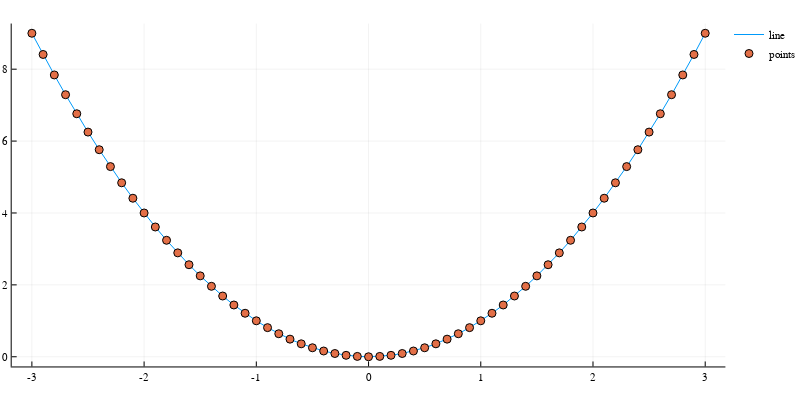

Notebook code cell kept with this figure:
### Code cell
plotlyjs(size=(800,800/2))
plot(x, y, label = "line")
scatter!(x, y, label="points")

### Figure 1 — Plotly figure (JSON) as saved in the notebook; plotly's stock layout.template omitted (floating-point values rounded to 4 significant figures)
{"data": [{"colorbar": {"title": ""}, "legendgroup": "line", "line": {"color": "rgba(0, 154, 250, 1.000)", "dash": "solid", "shape": "linear", "width": 1}, "mode": "lines", "name": "line", "showlegend": true, "type": "scatter", "x": [-3, -2.9, -2.8, -2.7, -2.6, -2.5, -2.4, -2.3, -2.2, -2.1, -2, -1.9, -1.8, -1.7, -1.6, -1.5, -1.4, -1.3, -1.2, -1.1, -1, -0.9, -0.8, -0.7, -0.6, -0.5, -0.4, -0.3, -0.2, -0.1, 0, 0.1, 0.2, 0.3, 0.4, 0.5, 0.6, 0.7, 0.8, 0.9, 1, 1.1, 1.2, 1.3, 1.4, 1.5, 1.6, 1.7, 1.8, 1.9, 2, 2.1, 2.2, 2.3, 2.4, 2.5, 2.6, 2.7, 2.8, 2.9, 3], "xaxis": "x1", "y": [9, 8.41, 7.84, 7.29, 6.76, 6.25, 5.76, 5.29, 4.84, 4.41, 4, 3.61, 3.24, 2.89, 2.56, 2.25, 1.96, 1.69, 1.44, 1.21, 1, 0.81, 0.64, 0.49, 0.36, 0.25, 0.16, 0.09, 0.04, 0.01, 0, 0.01, 0.04, 0.09, 0.16, 0.25, 0.36, 0.49, 0.64, 0.81, 1, 1.21, 1.44, 1.69, 1.96, 2.25, 2.56, 2.89, 3.24, 3.61, 4, 4.41, 4.84, 5.29, 5.76, 6.25, 6.76, 7.29, 7.84, 8.41, 9], "yaxis": "y1", "zmax": null, "zmin": null}, {"colorbar": {"title": ""}, "legendgroup": "points", "marker": {"color": "rgba(227, 111, 71, 1.000)", "line": {"color": "rgba(0, 0, 0, 1.000)", "width": 1}, "size": 8, "symbol": "circle"}, "mode": "markers", "name": "points", "showlegend": true, "type": "scatter", "x": [-3, -2.9, -2.8, -2.7, -2.6, -2.5, -2.4, -2.3, -2.2, -2.1, -2, -1.9, -1.8, -1.7, -1.6, -1.5, -1.4, -1.3, -1.2, -1.1, -1, -0.9, -0.8, -0.7, -0.6, -0.5, -0.4, -0.3, -0.2, -0.1, 0, 0.1, 0.2, 0.3, 0.4, 0.5, 0.6, 0.7, 0.8, 0.9, 1, 1.1, 1.2, 1.3, 1.4, 1.5, 1.6, 1.7, 1.8, 1.9, 2, 2.1, 2.2, 2.3, 2.4, 2.5, 2.6, 2.7, 2.8, 2.9, 3], "xaxis": "x1", "y": [9, 8.41, 7.84, 7.29, 6.76, 6.25, 5.76, 5.29, 4.84, 4.41, 4, 3.61, 3.24, 2.89, 2.56, 2.25, 1.96, 1.69, 1.44, 1.21, 1, 0.81, 0.64, 0.49, 0.36, 0.25, 0.16, 0.09, 0.04, 0.01, 0, 0.01, 0.04, 0.09, 0.16, 0.25, 0.36, 0.49, 0.64, 0.81, 1, 1.21, 1.44, 1.69, 1.96, 2.25, 2.56, 2.89, 3.24, 3.61, 4, 4.41, 4.84, 5.29, 5.76, 6.25, 6.76, 7.29, 7.84, 8.41, 9], "yaxis": "y1", "zmax": null, "zmin": null}], "layout": {"annotations": [], "height": 400, "legend": {"bgcolor": "rgba(255, 255, 255, 1.000)", "bordercolor": "rgba(0, 0, 0, 1.000)", "font": {"color": "rgba(0, 0, 0, 1.000)", "family": "sans-serif", "size": 11}, "tracegroupgap": 0, "x": 1, "y": 1}, "margin": {"b": 20, "l": 0, "r": 0, "t": 20}, "paper_bgcolor": "rgba(255, 255, 255, 1.000)", "plot_bgcolor": "rgba(255, 255, 255, 1.000)", "showlegend": true, "width": 800, "xaxis": {"anchor": "y1", "domain": [0.01603, 0.9951], "gridcolor": "rgba(0, 0, 0, 0.100)", "gridwidth": 0.5, "linecolor": "rgba(0, 0, 0, 1.000)", "mirror": false, "range": [-3.18, 3.18], "showgrid": true, "showline": true, "showticklabels": true, "tickangle": 0, "tickcolor": "rgb(0, 0, 0)", "tickfont": {"color": "rgba(0, 0, 0, 1.000)", "family": "sans-serif", "size": 11}, "tickmode": "array", "ticks": "inside", "ticktext": ["-3", "-2", "-1", "0", "1", "2", "3"], "tickvals": [-3, -2, -1, 0, 1, 2, 3], "title": "", "titlefont": {"color": "rgba(0, 0, 0, 1.000)", "family": "sans-serif", "size": 15}, "type": "-", "visible": true, "zeroline": false, "zerolinecolor": "rgba(0, 0, 0, 1.000)"}, "yaxis": {"anchor": "x1", "domain": [0.03762, 0.9902], "gridcolor": "rgba(0, 0, 0, 0.100)", "gridwidth": 0.5, "linecolor": "rgba(0, 0, 0, 1.000)", "mirror": false, "range": [-0.27, 9.27], "showgrid": true, "showline": true, "showticklabels": true, "tickangle": 0, "tickcolor": "rgb(0, 0, 0)", "tickfont": {"color": "rgba(0, 0, 0, 1.000)", "family": "sans-serif", "size": 11}, "tickmode": "array", "ticks": "inside", "ticktext": ["0", "2", "4", "6", "8"], "tickvals": [0, 2, 4, 6, 8], "title": "", "titlefont": {"color": "rgba(0, 0, 0, 1.000)", "family": "sans-serif", "size": 15}, "type": "-", "visible": true, "zeroline": false, "zerolinecolor": "rgba(0, 0, 0, 1.000)"}}}
